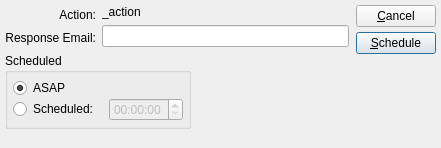
<?xml version="1.0" encoding="UTF-8"?>
<ui version="4.0">
 <comment>This file is part of the xTuple ERP: PostBooks Edition, a free and
open source Enterprise Resource Planning software suite,
Copyright (c) 1999-2018 by OpenMFG LLC, d/b/a xTuple.
It is licensed to you under the Common Public Attribution License
version 1.0, the full text of which (including xTuple-specific Exhibits)
is available at www.xtuple.com/CPAL.  By using this software, you agree
to be bound by its terms.</comment>
 <class>submitAction</class>
 <widget class="QDialog" name="submitAction">
  <property name="geometry">
   <rect>
    <x>0</x>
    <y>0</y>
    <width>441</width>
    <height>148</height>
   </rect>
  </property>
  <property name="windowTitle">
   <string>Schedule Action with xTuple Connect</string>
  </property>
  <layout class="QHBoxLayout">
   <property name="spacing">
    <number>7</number>
   </property>
   <property name="margin">
    <number>5</number>
   </property>
   <item>
    <layout class="QVBoxLayout">
     <property name="spacing">
      <number>0</number>
     </property>
     <property name="margin">
      <number>0</number>
     </property>
     <item>
      <layout class="QVBoxLayout">
       <property name="spacing">
        <number>6</number>
       </property>
       <property name="margin">
        <number>0</number>
       </property>
       <item>
        <layout class="QHBoxLayout">
         <property name="spacing">
          <number>6</number>
         </property>
         <property name="margin">
          <number>0</number>
         </property>
         <item>
          <layout class="QVBoxLayout">
           <property name="spacing">
            <number>5</number>
           </property>
           <property name="margin">
            <number>0</number>
           </property>
           <item>
            <widget class="QLabel" name="_actionLit">
             <property name="text">
              <string>Action:</string>
             </property>
             <property name="alignment">
              <set>Qt::AlignRight|Qt::AlignTrailing|Qt::AlignVCenter</set>
             </property>
            </widget>
           </item>
           <item>
            <widget class="QLabel" name="_responseEmailLit">
             <property name="text">
              <string>Response Email:</string>
             </property>
             <property name="alignment">
              <set>Qt::AlignRight|Qt::AlignTrailing|Qt::AlignVCenter</set>
             </property>
            </widget>
           </item>
          </layout>
         </item>
         <item>
          <layout class="QVBoxLayout">
           <property name="spacing">
            <number>6</number>
           </property>
           <property name="margin">
            <number>0</number>
           </property>
           <item>
            <widget class="QLabel" name="_action">
             <property name="text">
              <string notr="true">_action</string>
             </property>
            </widget>
           </item>
           <item>
            <widget class="XLineEdit" name="_email"/>
           </item>
          </layout>
         </item>
        </layout>
       </item>
       <item>
        <layout class="QHBoxLayout">
         <property name="spacing">
          <number>0</number>
         </property>
         <property name="margin">
          <number>0</number>
         </property>
         <item>
          <widget class="QGroupBox" name="_scheduledGroup">
           <property name="title">
            <string>Scheduled</string>
           </property>
           <layout class="QVBoxLayout">
            <property name="spacing">
             <number>0</number>
            </property>
            <property name="margin">
             <number>5</number>
            </property>
            <item>
             <widget class="QRadioButton" name="_asap">
              <property name="text">
               <string>ASAP</string>
              </property>
              <property name="checked">
               <bool>true</bool>
              </property>
             </widget>
            </item>
            <item>
             <layout class="QHBoxLayout">
              <property name="spacing">
               <number>5</number>
              </property>
              <property name="margin">
               <number>0</number>
              </property>
              <item>
               <widget class="QRadioButton" name="_scheduled">
                <property name="text">
                 <string>Scheduled:</string>
                </property>
               </widget>
              </item>
              <item>
               <widget class="DLineEdit" name="_date">
                <property name="enabled">
                 <bool>false</bool>
                </property>
               </widget>
              </item>
              <item>
               <widget class="QTimeEdit" name="_time">
                <property name="enabled">
                 <bool>false</bool>
                </property>
               </widget>
              </item>
             </layout>
            </item>
           </layout>
          </widget>
         </item>
         <item>
          <spacer>
           <property name="orientation">
            <enum>Qt::Horizontal</enum>
           </property>
           <property name="sizeType">
            <enum>QSizePolicy::Expanding</enum>
           </property>
           <property name="sizeHint" stdset="0">
            <size>
             <width>36</width>
             <height>10</height>
            </size>
           </property>
          </spacer>
         </item>
        </layout>
       </item>
      </layout>
     </item>
     <item>
      <spacer>
       <property name="orientation">
        <enum>Qt::Vertical</enum>
       </property>
       <property name="sizeType">
        <enum>QSizePolicy::Expanding</enum>
       </property>
       <property name="sizeHint" stdset="0">
        <size>
         <width>16</width>
         <height>16</height>
        </size>
       </property>
      </spacer>
     </item>
    </layout>
   </item>
   <item>
    <layout class="QVBoxLayout">
     <property name="spacing">
      <number>0</number>
     </property>
     <property name="margin">
      <number>0</number>
     </property>
     <item>
      <layout class="QVBoxLayout">
       <property name="spacing">
        <number>5</number>
       </property>
       <property name="margin">
        <number>0</number>
       </property>
       <item>
        <widget class="QPushButton" name="_close">
         <property name="text">
          <string>&amp;Cancel</string>
         </property>
        </widget>
       </item>
       <item>
        <widget class="QPushButton" name="_submit">
         <property name="text">
          <string>&amp;Schedule</string>
         </property>
         <property name="autoDefault">
          <bool>true</bool>
         </property>
         <property name="default">
          <bool>true</bool>
         </property>
        </widget>
       </item>
      </layout>
     </item>
     <item>
      <spacer>
       <property name="orientation">
        <enum>Qt::Vertical</enum>
       </property>
       <property name="sizeType">
        <enum>QSizePolicy::Expanding</enum>
       </property>
       <property name="sizeHint" stdset="0">
        <size>
         <width>10</width>
         <height>61</height>
        </size>
       </property>
      </spacer>
     </item>
    </layout>
   </item>
  </layout>
 </widget>
 <layoutdefault spacing="6" margin="11"/>
 <customwidgets>
  <customwidget>
   <class>DLineEdit</class>
   <extends>QWidget</extends>
   <header>datecluster.h</header>
   <container>1</container>
  </customwidget>
  <customwidget>
   <class>XLineEdit</class>
   <extends>QLineEdit</extends>
   <header>xlineedit.h</header>
   <container>1</container>
  </customwidget>
 </customwidgets>
 <tabstops>
  <tabstop>_email</tabstop>
  <tabstop>_asap</tabstop>
  <tabstop>_scheduled</tabstop>
  <tabstop>_date</tabstop>
  <tabstop>_time</tabstop>
  <tabstop>_submit</tabstop>
  <tabstop>_close</tabstop>
 </tabstops>
 <resources/>
 <connections>
  <connection>
   <sender>_scheduled</sender>
   <signal>toggled(bool)</signal>
   <receiver>_time</receiver>
   <slot>setEnabled(bool)</slot>
   <hints>
    <hint type="sourcelabel">
     <x>20</x>
     <y>20</y>
    </hint>
    <hint type="destinationlabel">
     <x>20</x>
     <y>20</y>
    </hint>
   </hints>
  </connection>
  <connection>
   <sender>_scheduled</sender>
   <signal>toggled(bool)</signal>
   <receiver>_date</receiver>
   <slot>setEnabled(bool)</slot>
   <hints>
    <hint type="sourcelabel">
     <x>20</x>
     <y>20</y>
    </hint>
    <hint type="destinationlabel">
     <x>20</x>
     <y>20</y>
    </hint>
   </hints>
  </connection>
  <connection>
   <sender>_close</sender>
   <signal>clicked()</signal>
   <receiver>submitAction</receiver>
   <slot>reject()</slot>
   <hints>
    <hint type="sourcelabel">
     <x>20</x>
     <y>20</y>
    </hint>
    <hint type="destinationlabel">
     <x>20</x>
     <y>20</y>
    </hint>
   </hints>
  </connection>
 </connections>
</ui>
